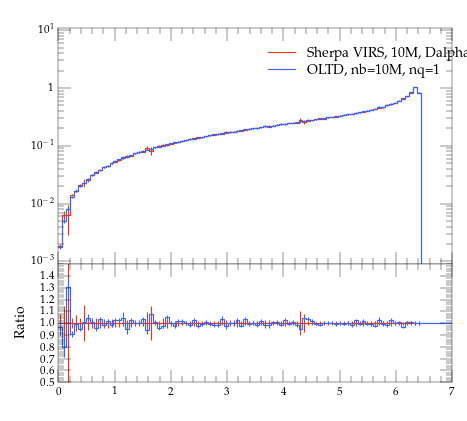

The script that saved this image:
#! /usr/bin/env python

# This Python script was auto-generated using YODA v2.0.0.
# Analysis object: /evtb/cutEg_t_pt
# Timestamp: 16-04-2024 (10:05:22)

import matplotlib as mpl
import matplotlib.pyplot as plt
mpl.use('Agg') # comment out for interactive use
import os
import numpy as np

plotDir = os.path.split(os.path.realpath(__file__))[0]
if 'YODA_USER_PLOT_PATH' in globals():
    plot_outdir = globals()['YODA_USER_PLOT_PATH']
else:
    plot_outdir = plotDir

#plot style
plt.style.use(os.path.join(plotDir, '../default.mplstyle'))
# plot metadata
figW, figH = plt.rcParams['figure.figsize']
ax_xLabel = r''
ax_yLabel = r''
ax_title  = r''
ax_xScale = 'linear'
ax_yScale = 'log'
xLims = (0.0, 7.0)
yLims = (0.0009000000000000001, 11.0)

# TeX-friendly labels for the legend
labels = [ r"Sherpa VIRS, 10M, Dalpha=0.01", r"OLTD, nb=10M, nq=1" ]

# Create figure and axis objects
fig, (ax, ratio0_ax) = plt.subplots(2, 1, sharex=True,
                  figsize=(figW,figH), gridspec_kw={'height_ratios': (2, 1)})
ratio0_ax.yaxis.set_major_locator(mpl.ticker.MultipleLocator(0.1))
ratio0_ax.set_ylim(0.5, 1.4999)
ratio0_ax.set_ylabel('Ratio')

# LineColor map: curve index -> color
linecolors = {0: '#EE3311', 1: '#3366FF'}
# the numerical data is stored in a separate file
dataf = dict()
prefix = os.path.split(__file__)[0]
if prefix:    prefix = prefix + '/'
exec(open(prefix+'cutEg_t_pt__data.py').read(), dataf)


legend_handles = [] # keep track of handles for the legend

# style options for curves
# starts at zorder>=5 to draw curve on top of legend
styles = {
  'curve0': {
    'color' : linecolors[0],
    'linestyle' : '-',
    'marker' : 'o',
    'zorder' : 5,
    'histstyle' : True,
  },
  'curve1': {
    'color' : linecolors[1],
    'linestyle' : '-',
    'marker' : 'o',
    'zorder' : 6,
    'histstyle' : True,
  },
}
# curve from input yoda files in main panel
for label in dataf['yvals'].keys():
    if all(np.isnan(v) for v in dataf['yvals'][label]):
        continue
    tmp = None
    if styles[label]['histstyle']: # draw as histogram
        tmp, = ax.plot(dataf['xedges'], dataf['yedges'][label],
                       color=styles[label]['color'],
                       linestyle=styles[label]['linestyle'],
                       drawstyle='steps-pre', solid_joinstyle='miter',
                       zorder=styles[label]['zorder'], label=label)
        ax.errorbar(dataf['xpoints'], dataf['yvals'][label], color=styles[label]['color'],
                    xerr=dataf['xerrs'], yerr=[dataf['ydowns'][label], dataf['yups'][label]],
                    linestyle='none', zorder=styles[label]['zorder'])
    else: # draw as scatter
        tmp = ax.errorbar(dataf['xpoints'], dataf['yvals'][label],
                          xerr=dataf['xerrs'],
                          yerr=[ dataf['ydowns'][label],
                          dataf['yups'][label] ],
                          fmt=styles[label]['marker'],
                          ecolor=styles[label]['color'],
                          color=styles[label]['color'], zorder=2)
        tmp[-1][0].set_linestyle(styles[label]['linestyle'])
    legend_handles += [tmp]
    for varLabel in dataf['variation_yvals'].keys():
        if varLabel.startswith(label):
            tmp, = ax.plot(dataf['xedges'], dataf['variation_yvals'][varLabel],
                           color=styles[label]['color'],
                           linestyle=styles[label]['linestyle'],
                           drawstyle='steps-pre', solid_joinstyle='miter',
                           zorder=styles[label]['zorder'], alpha=0.5)


# plots on ratio panel
# curve from input yoda files in ratio panel
for label, yvals in dataf['ratio0_yvals'].items():
    if all(np.isnan(v) for v in yvals):
        continue
    if styles[label]['histstyle']: # plot as histogram
        ratio0_ax.plot(dataf['xedges'], yvals,
                       color=styles[label]['color'],
                       linestyle=styles[label]['linestyle'],
                       drawstyle='steps-pre', zorder=1,
                       solid_joinstyle='miter')
        ratio0_ax.vlines(dataf['xpoints'],
                         dataf['ratio0_ymin'][label],
                         dataf['ratio0_ymax'][label],
                         color=styles[label]['color'], zorder=1)
    else: # plot as scatter
        tmp = ratio0_ax.errorbar(dataf['xpoints'],
                                 yvals, xerr=dataf['xerrs'],
                                 yerr=dataf['ratio0_yerrs'][label],
                                 fmt=styles[label]['marker'],
                                 ecolor=styles[label]['color'],
                                 color=styles[label]['color'])
        tmp[-1][0].set_linestyle(styles[label]['linestyle'])

    for varlabel in dataf['ratio0_variation_vals'].keys():
        if varlabel.startswith(label):
            ratio0_ax.plot(dataf['xedges'],
                            dataf['ratio0_variation_vals'][varlabel],
                            color=styles[label]['color'],
                            linestyle=styles[label]['linestyle'],
                            drawstyle='steps-pre', solid_joinstyle='miter',
                            zorder=1, alpha=0.5)

legend_pos = (0.5, 0.97)
ax.legend(legend_handles, labels, loc='upper left', bbox_to_anchor=legend_pos)

# set plot metadata as defined above
ratio0_ax.set_xlabel(ax_xLabel)
ratio0_ax.xaxis.set_label_coords(1., -.15)
ax.set_ylabel(ax_yLabel, loc='top')
ax.set_title(ax_title, loc='left')
ax.set_xscale(ax_xScale)
ax.set_yscale(ax_yScale)
ax.set_xlim(xLims)
ax.set_ylim(yLims)

# tick formatting
plt.rcParams['xtick.top'] = True
plt.rcParams['ytick.right'] = True
ax.yaxis.set_major_locator(mpl.ticker.LogLocator(base=10.0, numticks=np.inf))
ax.yaxis.set_minor_locator(mpl.ticker.LogLocator(
                           base=10.0, subs=np.arange(0.1, 1, 0.1), numticks=np.inf))
fig.align_ylabels((ax, ratio0_ax))
plt.savefig(os.path.join(plot_outdir, 'cutEg_t_pt.pdf'), format='PDF')
plt.savefig(os.path.join(plot_outdir, 'cutEg_t_pt.png'), format='PNG')

plt.close(fig)
